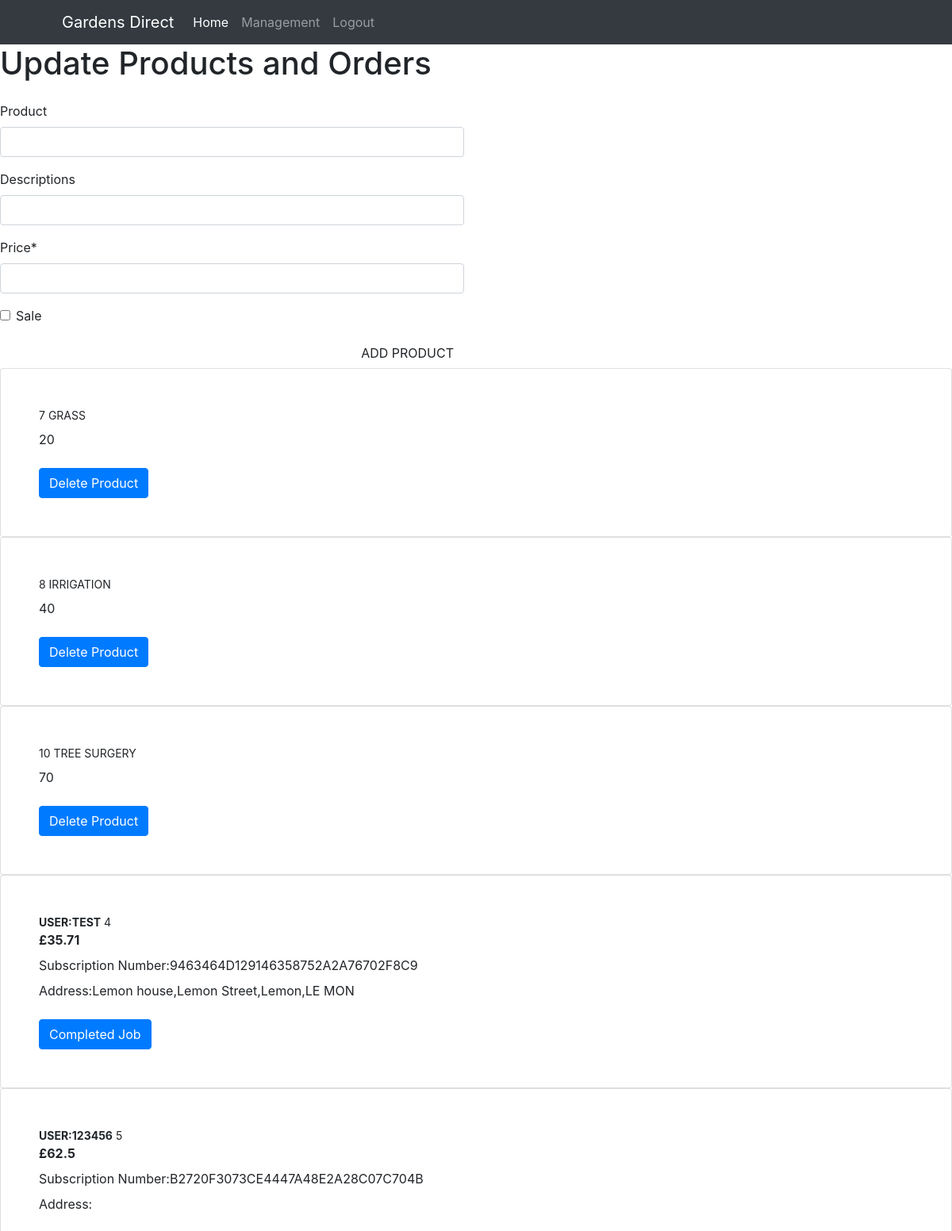
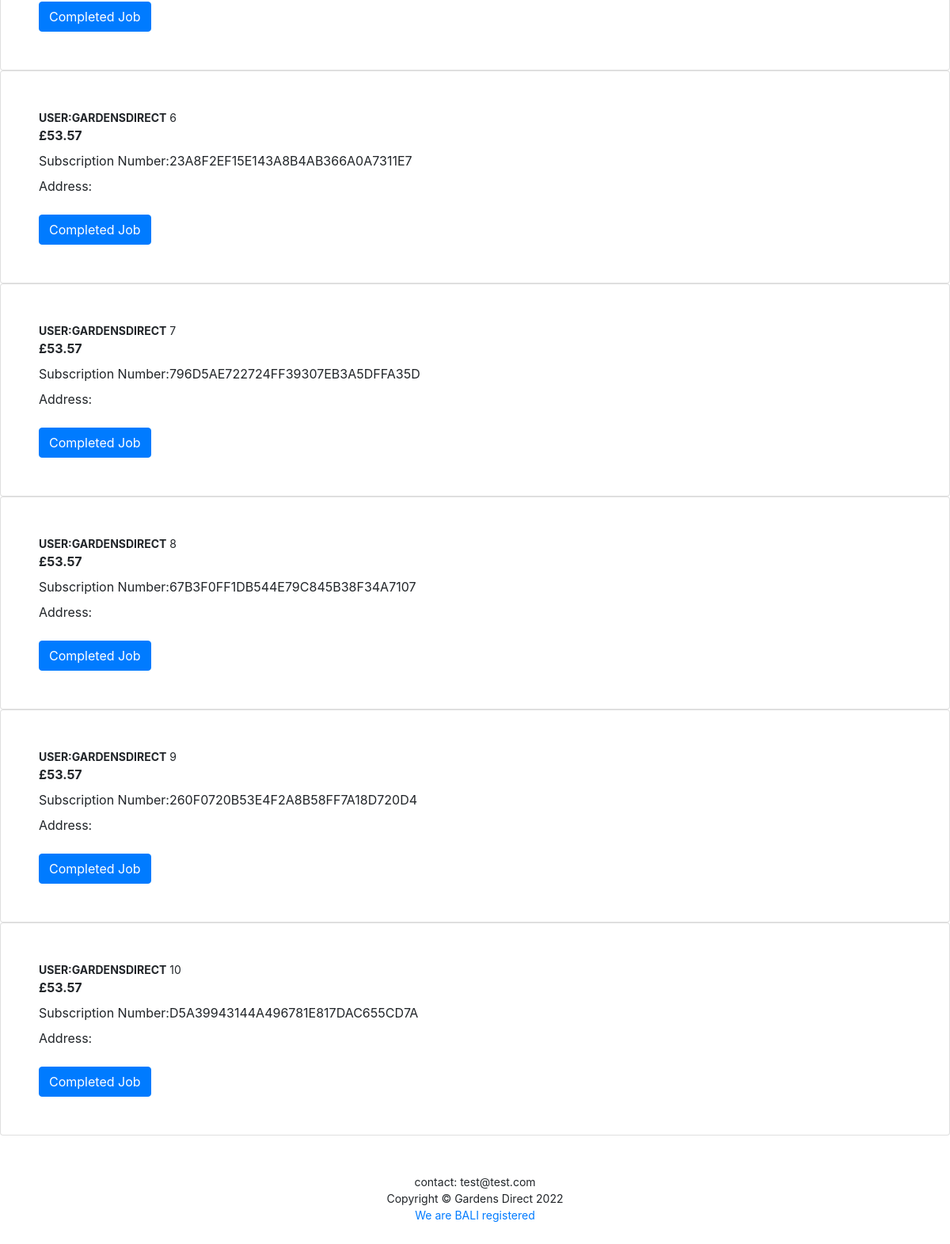
/site_owner/ (signed in), run on the app's committed database (2 pictures, top to bottom).
### admin_products/models.py (models this page shows, shortened)
class Products(models.Model):
    product = models.CharField(max_length=50, blank=True, null=False,
                               unique=True)
    descriptions = models.CharField(max_length=250, blank=True, null=False)
    price = models.IntegerField()
    sale = models.BooleanField()

### calculator/models.py (models this page shows, shortened)
class sub_user_details(models.Model):
    subscription_number = models.CharField(max_length=32, null=False, editable= False, unique=True)
    user = models.ForeignKey(User,on_delete=models.CASCADE)
    subscription_cost = models.FloatField(default=0)
    address = models.CharField(max_length=100,)
    paid = models.BooleanField(default=False,)

### admin_products/views.py (the view)
# urls.py: path('', views.site_owner, name='site_owner'),
def site_owner(request):
    if not request.user.is_superuser:
        sweetify.error(request, title='Only Site Owners can do this')
        return redirect('/')
    else:
        form = admin_product_form(request.POST or None, request.FILES or None)
        if form.is_valid():
            form.save()
            sweetify.success(request, title='Product added')
    subscribers = sub_user_details.objects.all()
    product_details = Products.objects.all()
    context = {'form': form,
               'product_details': product_details,
               'subscribers': subscribers}
    template = 'product_add.html'
    return render(request, template, context)

### admin_products/forms.py
class admin_product_form(forms.ModelForm):
    class Meta:
        model = Products
        fields = "__all__"
    def __init__(self, *args, **kwargs):
        super().__init__(*args, **kwargs)

### admin_products/templates/product_add.html (shortened to what this page needs)
{% extends "base.html" %}
{% load static %}
{% load crispy_forms_tags %}
{% block content %}
<h1>Update Products and Orders</h1>
<div class="row">
    <div class="col-12 col-lg-6">
        <form class="mt-3" action="{% url 'site_owner' %}" method="POST" id="add_product_form">
            {{ form |crispy }}
            <button class="btn btn-black rounded-0 text-uppercase float-right">Add Product</button>
        </form>
    </div>
</div>
{% for data in product_details %}
<div class="card mb-5 mb-xl-0">
    <div class="card-body p-5">
        <div class="small text-uppercase fw-bold">
            {{ data.id }}
            {{ data.product }}
        </div>
        <ul class="list-unstyled mb-4">
            <li class="mb-2">
                {{ data.price }}
            </li>
        </ul>
        <div class="d-grid"><a class="btn btn-primary" href="{% url 'delete' data.id %}">Delete Product</a></div>
    </div>
</div>
{% endfor %}
{% for person in subscribers %}
<div class="card mb-5 mb-xl-0">
    <div class="card-body p-5">
        <div class="small text-uppercase fw-bold">
            <strong>User:{{ person.user }}</strong>
            {{ person.id }}
        </div>
        <ul class="list-unstyled mb-4">
            <li class="mb-2">
                <strong>£{{ person.subscription_cost }}</strong>
            </li>
            <li class="mb-2">
                Subscription Number:{{ person.subscription_number }}
            </li>
            <li class="mb-2">
                Address:{{ person.address }}
            </li>
        </ul>
        <div class="d-grid"><a class="btn btn-primary" href="{% url 'delete_sub' person.id %}">Completed Job</a></div>
    </div>
</div>
{% endfor %}
{% endblock %}

### static/css/base.css (style rules this page uses)
:root { --bs-blue:#0d6efd;--bs-indigo:#6610f2;--bs-purple:#6f42c1;--bs-pink:#d63384;--bs-red:#dc3545;--bs-orange:#fd7e14;--bs-yellow:#ffc107;--bs-green:#198754;--bs-teal:#20c997;--bs-cyan:#0dcaf0;--bs-white:#fff;--bs-gray:#6c757d;--bs-gray-dark:#343a40;--bs-gray-100:#f8f9fa;--bs-gray-200:#e9ecef;--bs-gray-300:#dee2e6;--bs-gray-400:#ced4da;--bs-gray-500:#adb5bd;--bs-gray-600:#6c757d;--bs-gray-700:#495057;--bs-gray-800:#343a40;--bs-gray-900:#212529;--bs-primary:#0d6efd;--bs-secondary:#6c757d;--bs-success:#198754;--bs-info:#0dcaf0;--bs-warning:#ffc107;--bs-danger:#dc3545;--bs-light:#f8f9fa;--bs-dark:#212529;--bs-primary-rgb:13,110,253;--bs-secondary-rgb:108,117,125;--bs-success-rgb:25,135,84;--bs-info-rgb:13,202,240;--bs-warning-rgb:255,193,7;--bs-danger-rgb:220,53,69;--bs-light-rgb:248,249,250;--bs-dark-rgb:33,37,41;--bs-white-rgb:255,255,255;--bs-black-rgb:0,0,0;--bs-body-color-rgb:33,37,41;--bs-body-bg-rgb:255,255,255;--bs-font-sans-serif:system-ui,-apple-system,"Segoe UI",Roboto,"Helvetica Neue",Arial,"Noto Sans","Liberation Sans",sans-serif,"Apple Color Emoji","Segoe UI Emoji","Segoe UI Symbol","Noto Color Emoji";--bs-font-monospace:SFMono-Regular,Menlo,Monaco,Consolas,"Liberation Mono","Courier New",monospace;--bs-gradient:linear-gradient(180deg,rgba(255,255,255,.15),rgba(255,255,255,0));--bs-body-font-family:var(--bs-font-sans-serif);--bs-body-font-size:1rem;--bs-body-font-weight:400;--bs-body-line-height:1.5;--bs-body-color:#212529;--bs-body-bg:#fff }

### data on the page
Products: id "7", product "GRASS", price "20"
Products: id "8", product "IRRIGATION", price "40"
Products: id "10", product "TREE SURGERY", price "70"
sub_user_details: user "TEST", id "4", subscription_cost "35.71", subscription_number "9463464D129146358752A2A76702F8C9", address "Lemon house,Lemon Street,Lemon,LE MON"
sub_user_details: user "123456", id "5", subscription_cost "62.5", subscription_number "B2720F3073CE4447A48E2A28C07C704B"
sub_user_details: user "GARDENSDIRECT", id "6", subscription_cost "53.57", subscription_number "23A8F2EF15E143A8B4AB366A0A7311E7"
sub_user_details: user "GARDENSDIRECT", id "7", subscription_cost "53.57", subscription_number "796D5AE722724FF39307EB3A5DFFA35D"
sub_user_details: user "GARDENSDIRECT", id "8", subscription_cost "53.57", subscription_number "67B3F0FF1DB544E79C845B38F34A7107"
sub_user_details: user "GARDENSDIRECT", id "9", subscription_cost "53.57", subscription_number "260F0720B53E4F2A8B58FF7A18D720D4"
sub_user_details: user "GARDENSDIRECT", id "10", subscription_cost "53.57", subscription_number "D5A39943144A496781E817DAC655CD7A"
